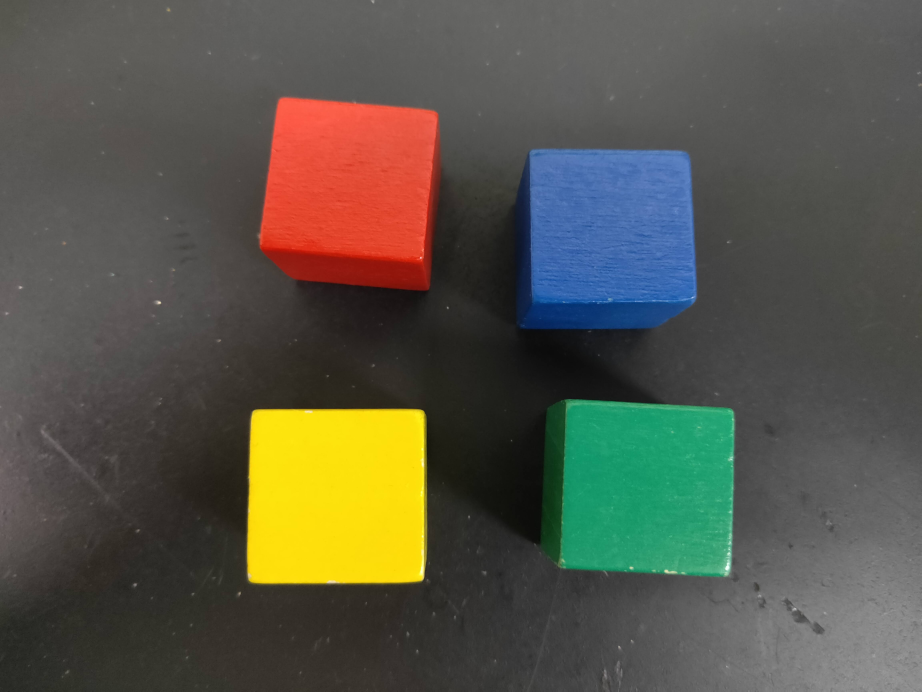
#> input picture data/colorbox.jpg, 4608 x 3456 px (shown at 1/5 size)
$ python 13.color_detection.py
#> lines starting #> are read from the running program, lines starting #| are printed output that depends on the picture; after the words box and inside, x2 and y2 are one past the last pixel; in counts of white or black regions, pixels touching at a corner belong together
import cv2
import numpy as np

img = cv2.imread("data/colorbox.jpg")
#> img is the input picture: shape (3456, 4608, 3); mean B, G, R 73.1, 85.6, 87.3
img = cv2.resize(img, (640, 480))
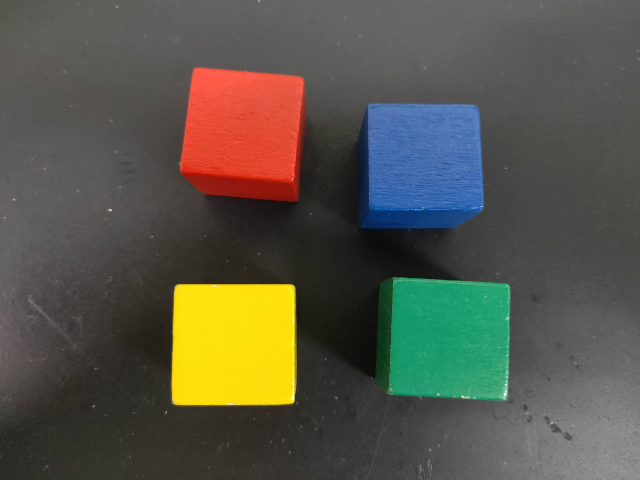
#> img: shape (480, 640, 3); mean B, G, R 73.1, 85.5, 87.3
hsv = cv2.cvtColor(img, cv2.COLOR_BGR2HSV)
#> hsv: shape (480, 640, 3); mean H, S, V 26.4, 54.2, 98.2


lower_blue = np.array([90,80,0])
upper_blue = np.array([115,255,255])


mask_blue = cv2.inRange(hsv, lower_blue, upper_blue)
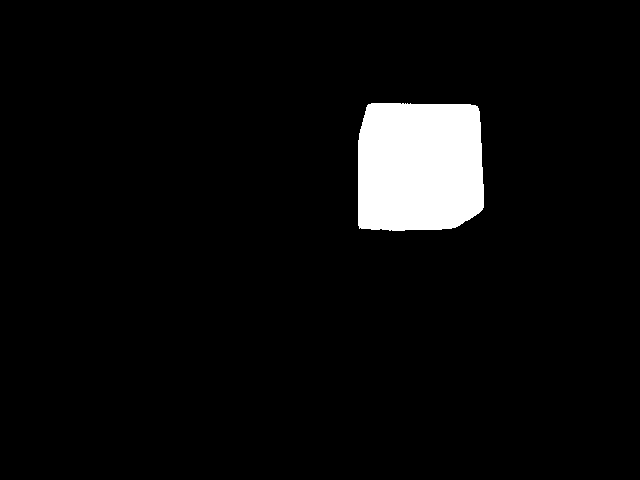
#> mask_blue: shape (480, 640); 4.9% white; 1 white region, box (x1, y1, x2, y2) and area: (358, 103, 484, 231) 15191

res_blue = cv2.bitwise_and(img,img, mask= mask_blue)
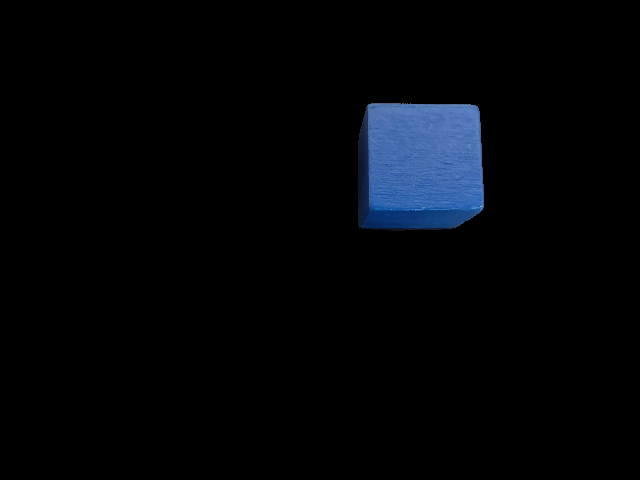
#> res_blue: shape (480, 640, 3); mean B, G, R 7.9, 4.8, 2.9

cv2.imshow('frame', img)
cv2.imshow('mask_blue', mask_blue)
cv2.imshow('res_blue', res_blue)


cv2.waitKey(0)

cv2.destroyAllWindows()
